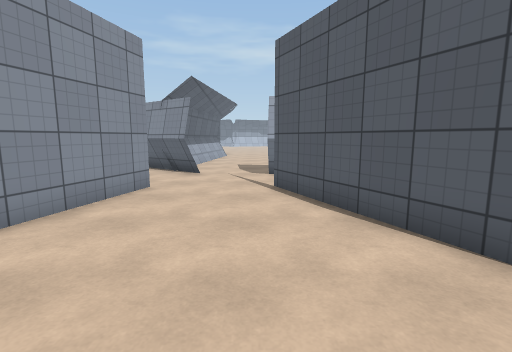
[1] (above)

18 first-person views from a walk through a Unity game level. The camera is 1.4 m above the floor, tilts 8° down and sees 85° across. Doors are open. The floor is counted in squares, 1 m on a side. Each view is taken from the middle of a square. On the plan, view 1 faces up. The plan holds only what a view shows up to about 14 squares ahead; the rest is blank. The place goes on beyond the plan. The player character is not drawn. Some animated figures are left out. Surface patterns are stand-ins for the level's own textures.

[2]
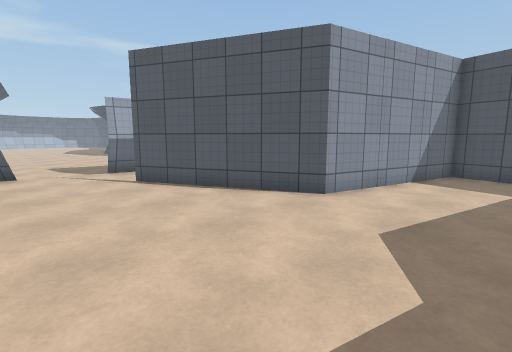

[3]
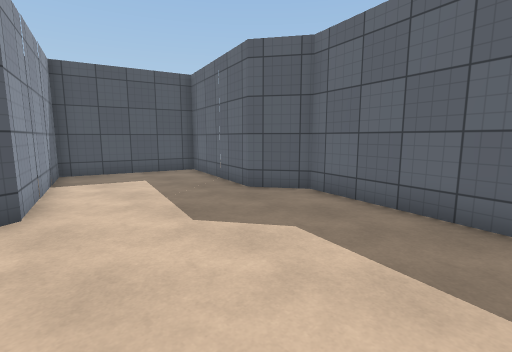

[4]
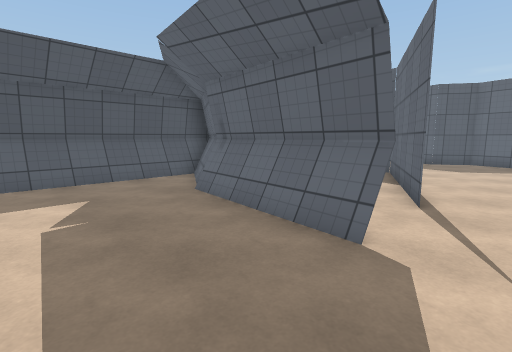

[5]
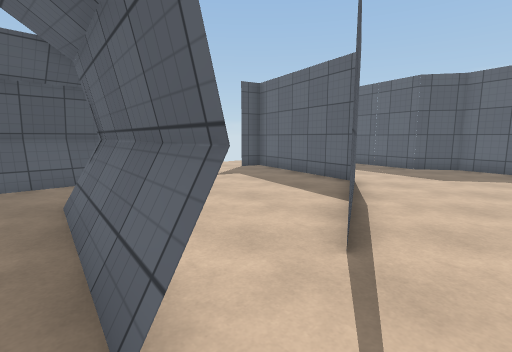

[6]
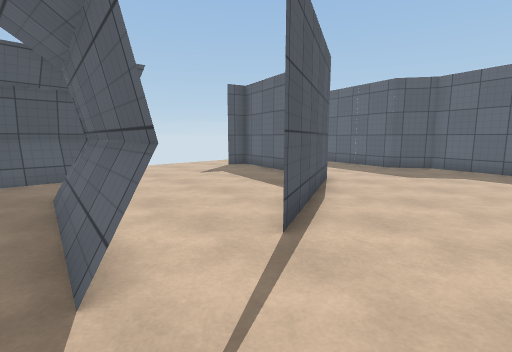

[7]
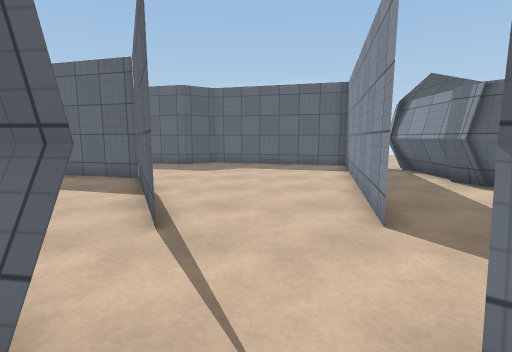

[8]
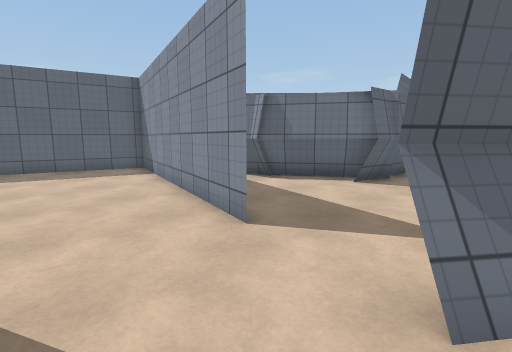

[9]
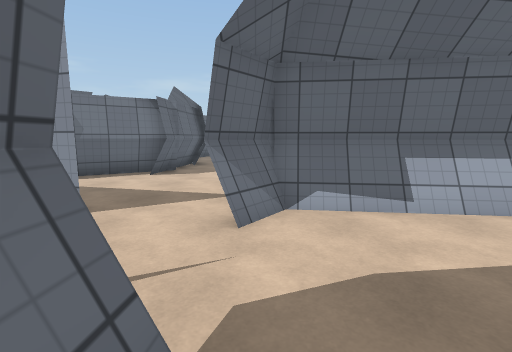

[10]
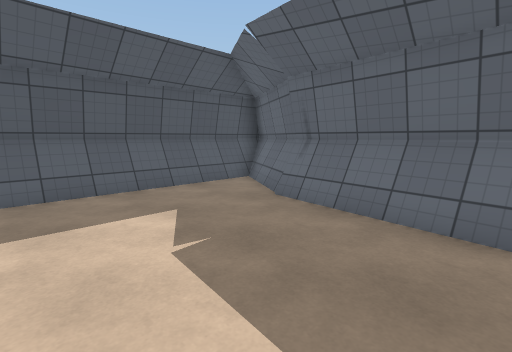

[11]
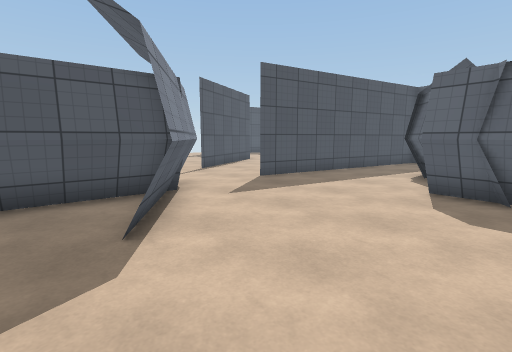

[12]
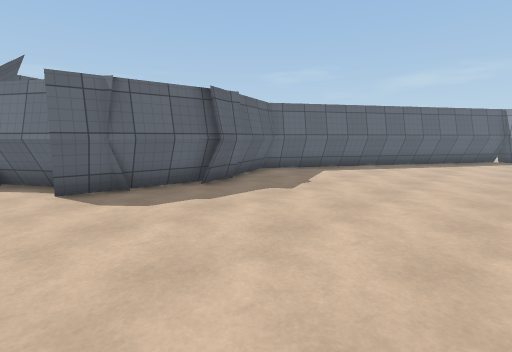

[13]
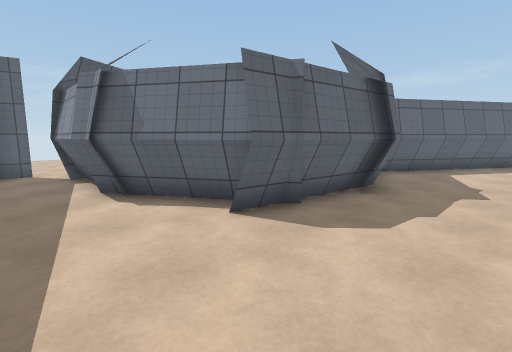

[14]
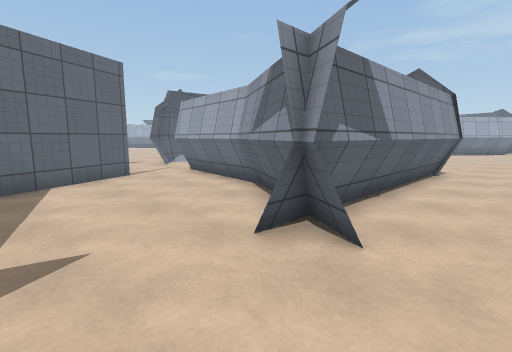

[15]
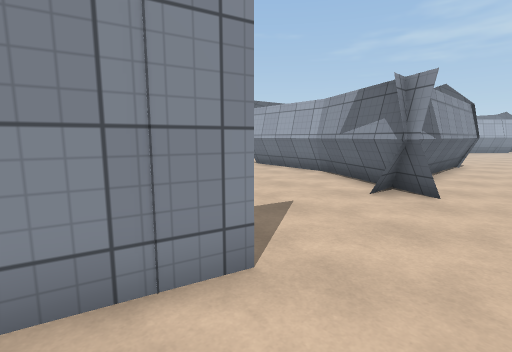

[16]
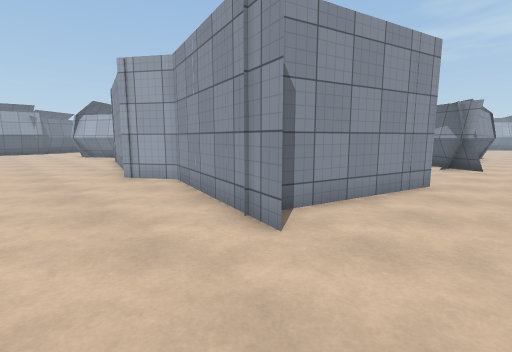

[17]
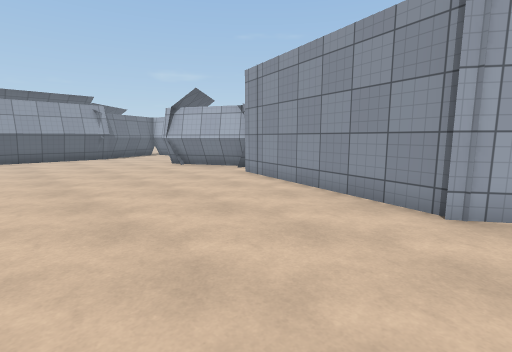

[18]
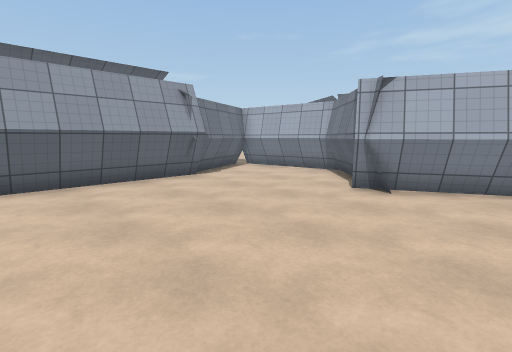

### Floor plan
Key: @ floor where view 1 was taken; # wall or solid block; . floor; D open door; = window, fence, low wall or low ledge.
Columns run from 25 left of view 1 to 11 right of it. Each row starts with its distance up from view 1.
 15        ...............#.... ......#..
 14  .....................=...........#..
 13  ..................#=#=...........#..
 12 ###.................##............#..
 11   ##.................##...........#..
 10    =##................DDDDD###=...#..
  9      ##...............DDDDD...##=.#..
  8       =##..######.....DDDDD.....###..
  7         ###=  ..#.....#...#.......#..
  6                 =#...##...##.........
  5                  ##..#.....#.........
  4                  .#..#.....##........
  3                   #..#......#........
  2                   #.##......#####.#..
  1        ######     #.#...........###..
  0        #....#=  .##.#....@.......#...
 -1        #.....#=###.##............#...
 -2        =#.....##....####...##....#...
 -3         #..............###########...
 -4         #.......................##...
 -5         #............................
 -6         #...........................
 -7         #.......................... .
 -8         #..................
 -9         #................. .

Where each view was taken, in squares from view 1:
view 1: 0 up, 0 right, facing up
view 2: 1 down, 3 left, facing up-right
view 3: 3 up, 3 left, facing down-right
view 4: 14 up, 1 left, facing down-right
view 5: 11 up, 1 left, facing down-right
view 6: 11 up, 2 left, facing down-right
view 7: 12 up, 1 left, facing down
view 8: 11 up, 0 right, facing down-left
view 9: 11 up, 2 right, facing left
view 10: 15 up, 1 right, facing down-right
view 11: 15 up, 10 left, facing down-right
view 12: 15 up, 7 left, facing down-left
view 13: 11 up, 5 left, facing down-left
view 14: 4 up, 11 right, facing up-left
view 15: 0 up, 11 right, facing up-left
view 16: 7 down, 11 right, facing up-left
view 17: 9 down, 2 right, facing up-left
view 18: 9 down, 8 left, facing up-left
